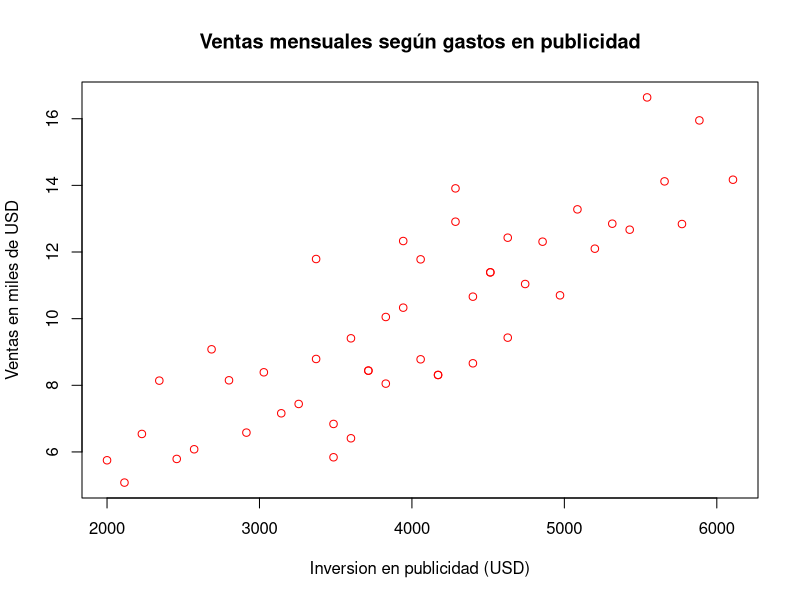
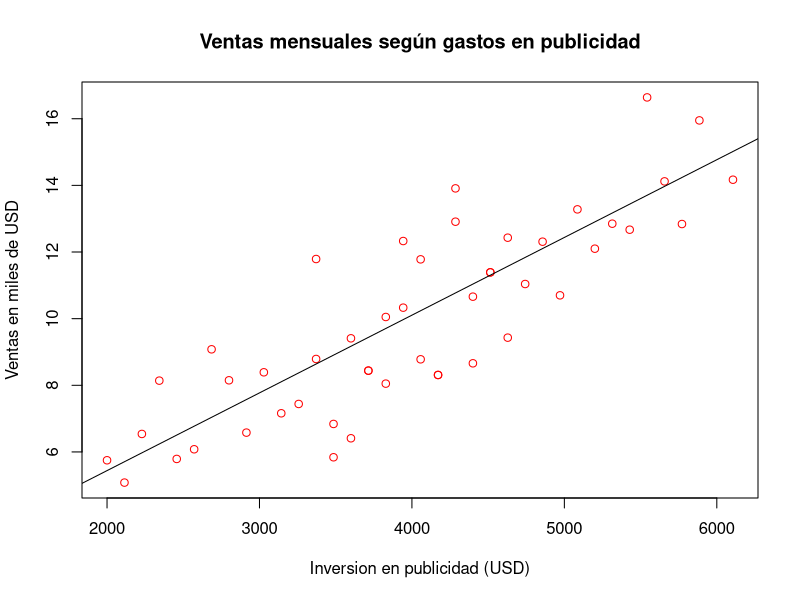

The R source for these figures, in order:
## ---- chunk 1
library(readxl)
datos = read_excel("ecommerce.xlsx")
## ---- chunk 2
plot(datos$RRSS, datos$Ventas,
     col="red",
     main="Ventas mensuales según gastos en publicidad",
     xlab="Inversion en publicidad (USD)",
     ylab="Ventas en miles de USD")
## ---- chunk 3
cov(datos$RRSS, datos$Ventas) #para verificar que hay asociación
cor(datos$RRSS,datos$Ventas)
## ---- chunk 4
set.seed(4987654)

train = sample(nrow(datos),nrow(datos)*0.70) 

test  =(-train)

modelo=lm(Ventas~RRSS, data= datos, subset=train)
modelo
plot(datos$RRSS, datos$Ventas,
     col="red",
     main="Ventas mensuales según gastos en publicidad",
     xlab="Inversion en publicidad (USD)",
     ylab="Ventas en miles de USD")
abline(modelo)

reg = modelo
## ---- chunk 5
summary(reg) 
## ---- chunk 6
# Creo un vector que contiene las predicciones para la muestra train

pred  = predict(reg,newdata=datos[train,])

# Calculo el CME Cuadrado medio del error 
CME.train  = mean((pred-datos$Ventas[train])^2)
CME.train

# Calculo el RCME Raiz Cuadrada del Error Cuadratico Medio 
RCME.train  = sqrt(CME.train)
RCME.train
R2 = cor(datos$RRSS,datos$Ventas)^2
R2
## ---- chunk 7
# Creo un vector que contiene las predicciones para la muestra test
pred_test <- predict(reg, newdata = datos[test,])

# Calculo el CME Cuadrado medio del error 
CME.test  = mean((pred_test-datos$Ventas[test])^2)
CME.test

# Calculo el RCME Raiz Cuadrada del Error Cuadratico Medio 
RCME.test  = sqrt(CME.test)
RCME.test
#Calculamos el sobreajuste
sobreajuste = RCME.test/RCME.train
sobreajuste
sobreajuste<2
## ---- chunk 8

nuevos_datos = data.frame(RRSS = c(1500))

predict(reg, newdata=nuevos_datos)

Ecuacion = 0.7751 + 0.00233*(1500)
Ecuacion
